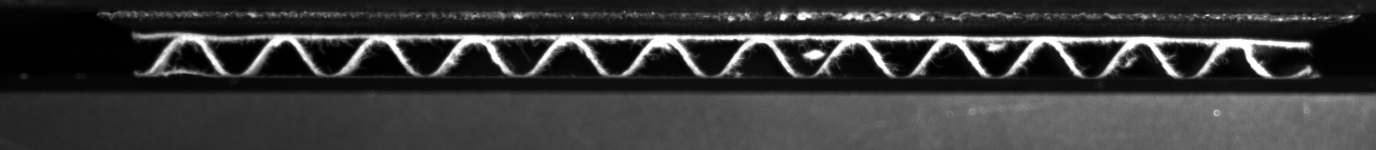
#> input picture data/expanded/images/Exp3_frame0000.jpg, 2752 x 300 px (shown at 1/2 size)
$ python -i image_graph.py   (imports and definitions only)
#> lines starting #> are read from the running program, lines starting #| are printed output that depends on the picture; after the words box and inside, x2 and y2 are one past the last pixel; in counts of white or black regions, pixels touching at a corner belong together
"""Inspectable camera image -> material graph -> masked nodal trajectories.

The extraction follows the existing Graph-CB methodology (blur, threshold,
component filtering, skeletonisation and contraction), without importing its
monolithic interactive script. Junction clusters and endpoints are nodes;
degree-two skeleton pixels are retained as edge polylines, not model nodes.
Automatic tracks are observations with uncertainty, never DIC ground truth.
"""
from __future__ import annotations

from dataclasses import asdict, dataclass
import hashlib
import gzip
import json
import os
from pathlib import Path
import re

import cv2
import networkx as nx
import numpy as np
from scipy import ndimage
from scipy.optimize import linear_sum_assignment
from scipy.spatial.distance import cdist
from skimage.morphology import skeletonize


@dataclass(frozen=True)
class ExtractionConfig:
    threshold: float = 20.0
    threshold_mode: str = "fixed"  # fixed reproduces source preprocessing
    gaussian_kernel: int = 7
    gaussian_sigma: float = 1.0
    median_kernel: int = 5
    min_component_pixels: int = 150
    min_component_height: int = 9
    min_spur_length: float = 8.0
    border_tolerance: float = 12.0
    max_track_distance: float = 10.0
    max_gap: int = 2
    ambiguity_margin: float = 1.5
    min_frame_coverage: float = 0.65
    roi: tuple[int, int, int, int] | None = None  # x0,y0,x1,y1; image coordinates


def _gray(image: np.ndarray) -> np.ndarray:
    if image.ndim == 3:
        image = cv2.cvtColor(image[:, :, :3], cv2.COLOR_BGR2GRAY)
    if image.ndim != 2:
        raise ValueError("Expected grayscale or BGR image")
    if image.dtype != np.uint8:
        if not np.isfinite(image).all():
            raise ValueError("Nonfinite image pixels")
        image = np.clip(image, 0, 255).astype(np.uint8)
    return image


def preprocess(image: np.ndarray, config: ExtractionConfig) -> tuple[np.ndarray, dict]:
    """Segment bright material while excluding isolated loading plate lines.

    Component height is measured *before* selecting a specimen. Thin isolated
    horizontal components are omitted, but liners connected to a corrugation
    remain. No closing, gap filling or guessed material bridges are applied.
    """
    gray = _gray(image)
    if config.threshold_mode not in {"fixed", "otsu"}:
        raise ValueError("threshold_mode must be fixed or otsu")
    if config.gaussian_kernel < 1 or config.gaussian_kernel % 2 != 1:
        raise ValueError("gaussian_kernel must be a positive odd integer")
    blurred = cv2.GaussianBlur(gray, (config.gaussian_kernel,) * 2, config.gaussian_sigma)
    if config.threshold_mode == "otsu":
        threshold, binary = cv2.threshold(blurred, 0, 255, cv2.THRESH_BINARY + cv2.THRESH_OTSU)
    else:
        threshold = config.threshold
        _, binary = cv2.threshold(blurred, threshold, 255, cv2.THRESH_BINARY)
    if config.roi is not None:
        x0, y0, x1, y1 = config.roi
        if not 0 <= x0 < x1 <= gray.shape[1] or not 0 <= y0 < y1 <= gray.shape[0]:
            raise ValueError("ROI falls outside image")
        roi_mask = np.zeros_like(binary)
        roi_mask[y0:y1, x0:x1] = 255
        binary &= roi_mask
    nlabels, labels, stats, _ = cv2.connectedComponentsWithStats(binary, connectivity=8)
    retained, rejected = [], []
    for label in range(1, nlabels):
        x, y, w, h, area = map(int, stats[label])
        record = {"label": label, "bbox_xywh": [x, y, w, h], "area": area}
        # An intact corrugation spans at least 9 px vertically. Small broken
        # pieces are deliberately withheld and reported instead of stitched.
        if area >= config.min_component_pixels and h >= config.min_component_height:
            retained.append(record)
        else:
            rejected.append(record)
    clean = np.isin(labels, [c["label"] for c in retained]).astype(np.uint8) * 255
    if config.median_kernel > 1:
        if config.median_kernel % 2 != 1:
            raise ValueError("median_kernel must be odd")
        clean = cv2.medianBlur(clean, config.median_kernel)
    info = {
        "threshold_used": float(threshold), "retained_components": retained,
        "rejected_component_count": len(rejected),
        "retained_foreground_pixels": int(np.count_nonzero(clean)),
        "image_shape": list(gray.shape),
        "foreground_fraction": float(np.mean(clean > 0)),
    }
    return clean > 0, info


def _ordered_points(graph: nx.MultiGraph, u: int, v: int, data: dict) -> np.ndarray:
    points = data["points_xy"]
    return points if np.linalg.norm(points[0] - graph.nodes[u]["xy"]) <= np.linalg.norm(points[-1] - graph.nodes[u]["xy"]) else points[::-1]


def _contract_degree_two(graph: nx.MultiGraph) -> None:
    while True:
        removable = [n for n in graph if graph.degree(n) == 2 and len(set(graph.neighbors(n))) == 2]
        if not removable:
            break
        node = removable[0]
        u, v = list(graph.neighbors(node))
        a = next(iter(graph[u][node].values()))
        b = next(iter(graph[node][v].values()))
        pts = np.vstack([_ordered_points(graph, u, node, a), _ordered_points(graph, node, v, b)])
        graph.remove_node(node)
        graph.add_edge(u, v, points_xy=pts, length_px=float(np.linalg.norm(np.diff(pts, axis=0), axis=1).sum()))


def skeleton_graph(skeleton: np.ndarray, config: ExtractionConfig) -> tuple[nx.MultiGraph, dict]:
    """Collapse the material skeleton into a graph with physical junctions.

    Eight-connected clusters of non-degree-two pixels form one junction. A
    component made solely of degree-two pixels is an isolated ring; three
    evenly spaced anchors retain that cycle instead of deleting it.
    """
    skeleton = np.asarray(skeleton, dtype=bool)
    neighbors_count = ndimage.convolve(skeleton.astype(np.uint8), np.ones((3, 3), dtype=np.uint8), mode="constant") - skeleton
    key_pixels = skeleton & (neighbors_count != 2)
    key_labels, nkeys = ndimage.label(key_pixels, np.ones((3, 3), dtype=np.uint8))
    graph = nx.MultiGraph()
    for label in range(1, nkeys + 1):
        yx = np.argwhere(key_labels == label)
        graph.add_node(label - 1, xy=yx[:, ::-1].mean(axis=0), pixels_yx=yx)
    pixels = set(map(tuple, np.argwhere(skeleton).tolist()))
    offsets = [(dy, dx) for dy in (-1, 0, 1) for dx in (-1, 0, 1) if dy or dx]

    def adjacent(p):
        return [(p[0] + dy, p[1] + dx) for dy, dx in offsets if (p[0] + dy, p[1] + dx) in pixels]

    visited = set()
    for node, data in list(graph.nodes(data=True)):
        for raw in data["pixels_yx"]:
            start = tuple(raw)
            for neighbor in adjacent(start):
                pair = frozenset((start, neighbor))
                if pair in visited or key_labels[neighbor] == node + 1:
                    continue
                path = [start, neighbor]
                visited.add(pair)
                prev, current = start, neighbor
                while key_labels[current] == 0:
                    candidates = [p for p in adjacent(current) if p != prev]
                    if len(candidates) != 1:
                        break
                    nxt = candidates[0]
                    pair = frozenset((current, nxt))
                    if pair in visited:
                        break
                    visited.add(pair)
                    path.append(nxt)
                    prev, current = current, nxt
                end_label = key_labels[current]
                if end_label > 0 and int(end_label) - 1 != node:
                    end = int(end_label) - 1
                    pts = np.vstack([graph.nodes[node]["xy"], np.asarray(path)[:, ::-1], graph.nodes[end]["xy"]])
                    graph.add_edge(node, end, points_xy=pts, length_px=float(np.linalg.norm(np.diff(pts, axis=0), axis=1).sum()))

    # Record isolated rings explicitly. They are unusual for board specimens
    # but valid skeleton material, and are flagged for review below.
    components, ncomponents = ndimage.label(skeleton, np.ones((3, 3), dtype=np.uint8))
    ring_count = 0
    for component in range(1, ncomponents + 1):
        coords = np.argwhere(components == component)
        if not len(coords) or np.any(key_labels[components == component]):
            continue
        start = tuple(coords[0])
        route = [start]
        prev, curr = None, start
        while True:
            candidates = [p for p in adjacent(curr) if p != prev]
            if not candidates:
                break
            nxt = candidates[0]
            if nxt == start:
                break
            route.append(nxt)
            prev, curr = curr, nxt
            if len(route) > len(coords):
                break
        if len(route) < 3:
            continue
        ring_count += 1
        indices = [0, len(route) // 3, 2 * len(route) // 3]
        ids = []
        for index in indices:
            node = max(graph.nodes, default=-1) + 1
            graph.add_node(node, xy=np.asarray(route[index][::-1], dtype=float), pixels_yx=np.asarray([route[index]]), ring_anchor=True)
            ids.append(node)
        extended = route + [route[0]]
        for i in range(3):
            stop = indices[i + 1] if i < 2 else len(route)
            pts = np.asarray(extended[indices[i]:stop + 1])[:, ::-1].astype(float)
            graph.add_edge(ids[i], ids[(i + 1) % 3], points_xy=pts, length_px=float(np.linalg.norm(np.diff(pts, axis=0), axis=1).sum()))
    removed_spurs = 0
    xs = [data["xy"][0] for _, data in graph.nodes(data=True)]
    minx, maxx = (min(xs), max(xs)) if xs else (0, 0)
    while True:
        remove = []
        for n in graph:
            if graph.degree(n) != 1:
                continue
            x = graph.nodes[n]["xy"][0]
            if x <= minx + config.border_tolerance or x >= maxx - config.border_tolerance:
                continue
            edge = next(iter(graph.edges(n, data=True)))[2]
            if edge["length_px"] < config.min_spur_length:
                remove.append(n)
        if not remove:
            break
        removed_spurs += len(remove)
        graph.remove_nodes_from(remove)
        _contract_degree_two(graph)
    graph.remove_nodes_from(list(nx.isolates(graph)))
    # Stable indexing is geometric, unrelated to reference labels or targets.
    order = sorted(graph, key=lambda n: (graph.nodes[n]["xy"][0], graph.nodes[n]["xy"][1]))
    graph = nx.relabel_nodes(graph, {old: new for new, old in enumerate(order)}, copy=True)
    return graph, {"pruned_short_spurs": removed_spurs, "isolated_ring_count": ring_count}


def extract_graph(image: np.ndarray, config: ExtractionConfig | None = None) -> dict:
    config = config or ExtractionConfig()
    binary, metadata = preprocess(image, config)
    skeleton = skeletonize(binary)
    graph, graph_info = skeleton_graph(skeleton, config)
    nodes = np.asarray([graph.nodes[n]["xy"] for n in sorted(graph)], dtype=np.float32).reshape(-1, 2)
    degree = np.asarray([graph.degree(n) for n in sorted(graph)], dtype=np.int64)
    edges = []
    for u, v, data in graph.edges(data=True):
        edges.append({"source": int(u), "target": int(v), "length_px": data["length_px"], "points_xy": data["points_xy"].tolist()})
    flags = []
    if len(nodes) < 4:
        flags.append("too_few_structural_nodes")
    if len(nodes) and np.ptp(nodes[:, 1]) < config.min_component_height:
        flags.append("insufficient_graph_height")
    if metadata["foreground_fraction"] > 0.5:
        flags.append("excessive_foreground")
    if nx.number_connected_components(graph) > 1:
        flags.append("disconnected_material")
    if graph_info["isolated_ring_count"]:
        flags.append("isolated_ring_requires_review")
    multiedges = len(edges) - len({tuple(sorted((e["source"], e["target"]))) for e in edges})
    if multiedges:
        flags.append("parallel_material_paths")
    metadata.update(graph_info)
    metadata.update(n_nodes=len(nodes), n_edges=len(edges), n_components=nx.number_connected_components(graph),
                    cycle_rank=len(edges) - len(nodes) + nx.number_connected_components(graph), quality_flags=flags,
                    valid_geometry=not any(flag in flags for flag in ["too_few_structural_nodes", "insufficient_graph_height", "excessive_foreground"]))
    return {"nodes_xy": nodes, "degree": degree, "edges": edges, "metadata": metadata, "binary": binary, "skeleton": skeleton}


# [96 lines left out: functions gated_assignment, track_graphs, save_overlay, not called in this run]


def natural_key(path: Path) -> list:
    return [int(piece) if piece.isdigit() else piece.lower() for piece in re.split(r"(\d+)", str(path))]


# [91 lines left out: function curate_sequence, not called in this run]

>>> import cv2
>>> picture = cv2.imread('../data/expanded/images/Exp3_frame0000.jpg')
#> picture is the input picture: shape (300, 2752, 3); min 0, max 255, mean 57.2
>>> result = extract_graph(picture)
#> in preprocess, `_, binary = cv2.threshold(blurred, threshold, 255, cv2.THRESH_BINARY)`:
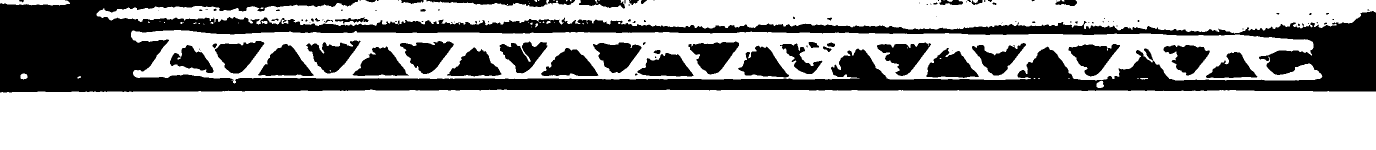
#> binary: shape (300, 2752) (shown at 1/2 size); 68.7% white; 119 black regions (69 under 20 px), largest, box (x1, y1, x2, y2) and area: (0, 0, 2752, 185) 182329, (516, 88, 628, 152) 4115, (800, 82, 908, 148) 4083
#> in preprocess, `nlabels, labels, stats, _ = cv2.connectedComponentsWithStats(binary, c..`:
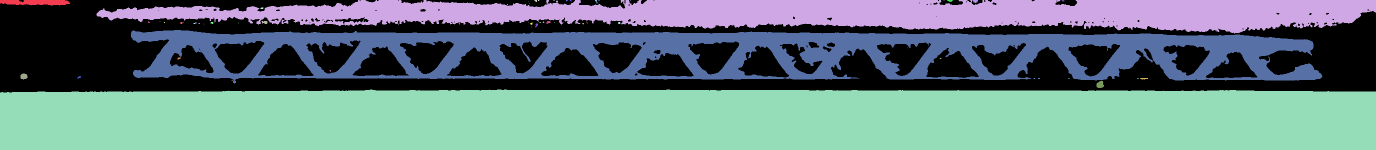
#> labels: shape (300, 2752) int32 (shown at 1/2 size); 60 distinct labels, from 0 to 59; one colour per label, 0 black
#> in preprocess, `nlabels, labels, stats, _ = cv2.connectedComponentsWithStats(binary, c..`: nlabels = 60; stats = 60 rows, first 6: [0, 0, 2752, 185, 258427], [0, 0, 140, 11, 1250], [193, 0, 2559, 67, 111456], [1069, 0, 5, 4, 16], [1076, 0, 3, 2, 5], [1107, 0, 2, 2, 4]
#> the loop in preprocess, `for label in range(1, nlabels):` made 59 passes
#> (x, y, w, h, area, record) on passes 1, 12, 13, 22, 24: (0, 0, 140, 11, 1250, {'label': 1, 'bbox_xywh': [0, 0, 140, 11], 'area': 1250}), (1894, 0, 12, 4, 32, {'label': 12, 'bbox_xywh': [1894, 0, 12, 4], 'area': 32}), (1946, 0, 10, 6, 47, {'label': 13, 'bbox_xywh': [1946, 0, 10, 6], 'area': 47}), (523, 42, 12, 6, 56, {'label': 22, 'bbox_xywh': [523, 42, 12, 6], 'area': 56}), (1093, 42, 8, 6, 34, {'label': 24, 'bbox_xywh': [1093, 42, 8, 6], 'area': 34})
#> after the loop in preprocess, `for label in range(1, nlabels):`: rejected = 54 items; retained = 5 items
#> in preprocess, `clean = cv2.medianBlur(clean, config.median_kernel)`:
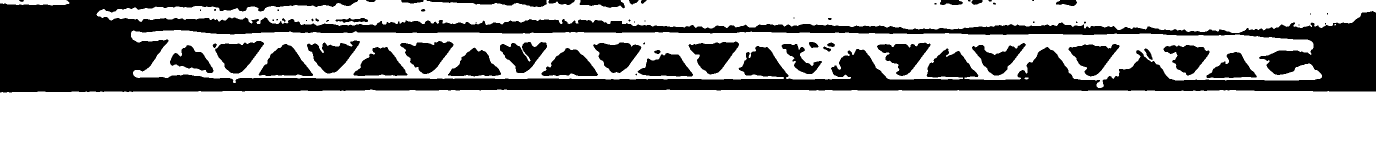
#> clean: shape (300, 2752) (shown at 1/2 size); 68.7% white; 68 black regions (27 under 20 px), largest, box (x1, y1, x2, y2) and area: (0, 0, 2752, 185) 190085, (517, 88, 626, 152) 4106, (800, 82, 907, 148) 4078
#> in extract_graph, `binary, metadata = preprocess(image, config)`: metadata = 6 items
#> in extract_graph, `skeleton = skeletonize(binary)`:
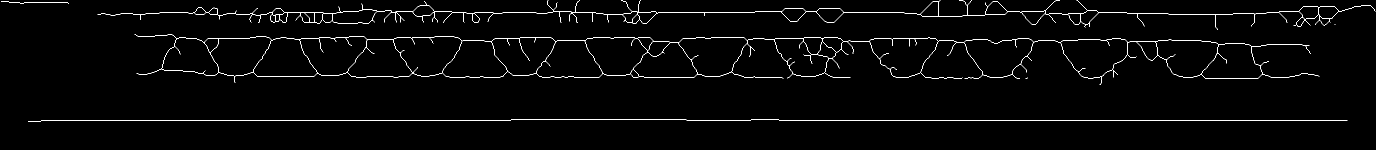
#> skeleton: shape (300, 2752) bool (shown at 1/2 size); 1.7% white in thin lines or dots, all inside (x1, y1, x2, y2) = (2, 0, 2751, 243)
#> in skeleton_graph, `neighbors_count = ndimage.convolve(skeleton.astype(np.uint8), np.ones(..`:
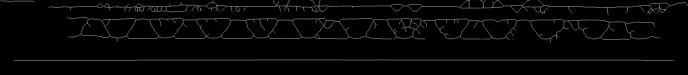
#> neighbors_count: shape (300, 2752) (shown at 1/4 size); min 0, max 6, mean 0.138; drawn with min black and max white
#> in skeleton_graph, `key_pixels = skeleton & (neighbors_count != 2)`:
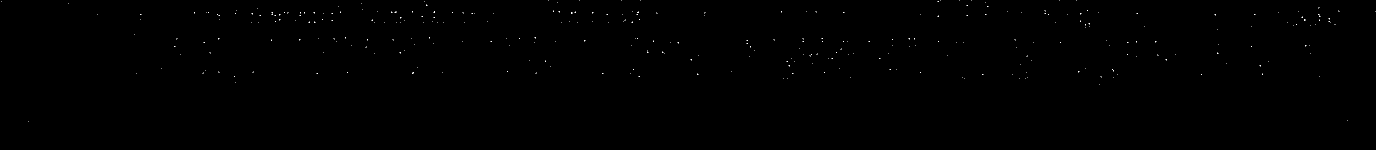
#> key_pixels: shape (300, 2752) bool (shown at 1/2 size); 0.09% white in thin lines or dots, all inside (x1, y1, x2, y2) = (2, 0, 2751, 243)
#> in skeleton_graph, `key_labels, nkeys = ndimage.label(key_pixels, np.ones((3, 3), dtype=np..`: nkeys = 318
#> the loop in skeleton_graph, `for label in range(1, nkeys + 1):` made 318 passes
#> yx on passes 1 to 3: [[0, 1096]], [[0, 1242]], [[0, 1281]]
#> in skeleton_graph, `pixels = set(map(tuple, np.argwhere(skeleton).tolist()))`: pixels = 14246 items
#> the loop in skeleton_graph, `for node, data in list(graph.nodes(data=True)):` made 318 passes
#> data on passes 1 to 3: {'xy': [1096, 0], 'pixels_yx': [[0, 1096]]}, {'xy': [1242, 0], 'pixels_yx': [[0, 1242]]}, {'xy': [1281, 0], 'pixels_yx': [[0, 1281]]}
#> after the loop in skeleton_graph, `for node, data in list(graph.nodes(data=True)):`: visited = 13871 items
#> in skeleton_graph, `components, ncomponents = ndimage.label(skeleton, np.ones((3, 3), dtyp..`:
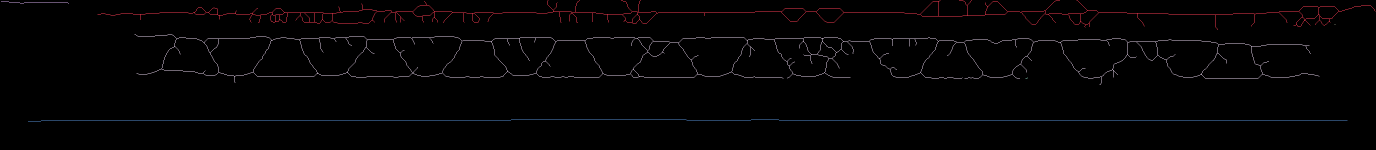
#> components: shape (300, 2752) int32 (shown at 1/2 size); 7 distinct labels, from 0 to 6; one colour per label, 0 black
#> in skeleton_graph, `components, ncomponents = ndimage.label(skeleton, np.ones((3, 3), dtyp..`: ncomponents = 6
#> the loop in skeleton_graph, `for component in range(1, ncomponents + 1):` made 6 passes
#> coords on pass 3: [[48, 2670], [49, 2669]]
#> after the loop in skeleton_graph, `for component in range(1, ncomponents + 1):`: ring_count = 0
#> in skeleton_graph, `xs = [data["xy"][0] for _, data in graph.nodes(data=True)]`: xs = 318 values, max 2750 at index 32, min 2 at index 11, mean 1417
#> in skeleton_graph, `minx, maxx = (min(xs), max(xs)) if xs else (0, 0)`: minx = 2; maxx = 2750
#> after the loop in skeleton_graph, `while True:`: removed_spurs = 15
#> in skeleton_graph, `order = sorted(graph, key=lambda n: (graph.nodes[n]["xy"][0], graph.no..`: order = 288 values, max 317 at index 1, min 0 at index 108, mean 159.5
#> in extract_graph, `graph, graph_info = skeleton_graph(skeleton, config)`: graph_info = {'pruned_short_spurs': 15, 'isolated_ring_count': 0}
#> in extract_graph, `nodes = np.asarray([graph.nodes[n]["xy"] for n in sorted(graph)], dtyp..`: nodes = 288 pairs, first value 2 to 2750, second value 0 to 242
#> in extract_graph, `degree = np.asarray([graph.degree(n) for n in sorted(graph)], dtype=np..`: degree = 288 values, max 4 at index 23, min 1 at index 0, mean 2.34
#> the loop in extract_graph, `for u, v, data in graph.edges(data=True):` made 337 passes
#> (u, v) on passes 1 to 3: (108, 110), (127, 132), (140, 137)
#> after the loop in extract_graph, `for u, v, data in graph.edges(data=True):`: edges = 337 items
#> in extract_graph, `multiedges = len(edges) - len({tuple(sorted((e["source"], e["target"])..`: multiedges = 7
#> result = 6 items
